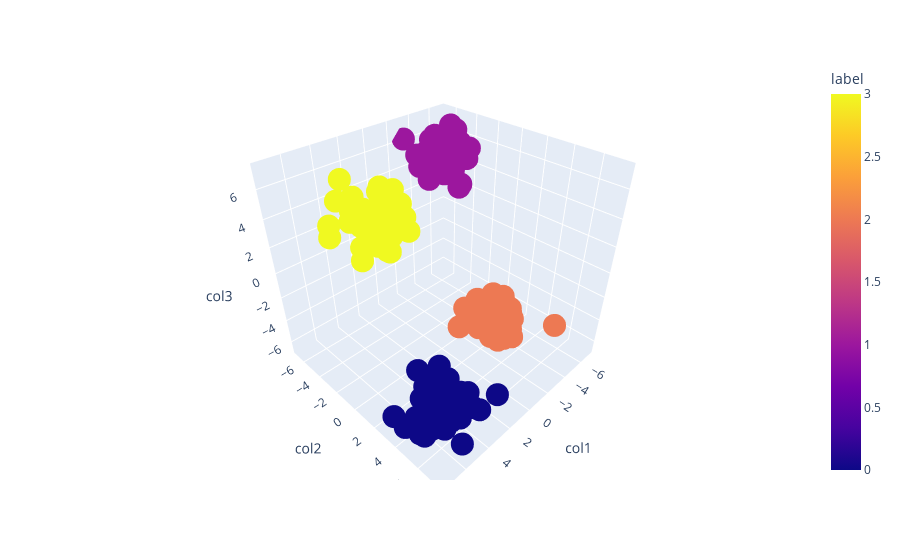

The code cell stored with this chart in its notebook:
### Code cell
fig.show()

### Figure 1 — Plotly figure (JSON) as saved in the notebook; plotly's stock layout.template omitted (floating-point values rounded to 4 significant figures; data arrays with more than 128 entries replaced by an {"elided": "..."} marker saying what was removed)
{"data": [{"hovertemplate": "col1=%{x}<br>col2=%{y}<br>col3=%{z}<br>label=%{marker.color}<extra></extra>", "legendgroup": "", "marker": {"color": {"elided": "200 int values"}, "coloraxis": "coloraxis", "symbol": "circle"}, "mode": "markers", "name": "", "scene": "scene", "showlegend": false, "type": "scatter3d", "x": {"elided": "200 float values"}, "y": {"elided": "200 float values"}, "z": {"elided": "200 float values"}}], "layout": {"coloraxis": {"colorbar": {"title": {"text": "label"}}, "colorscale": [[0, "#0d0887"], [0.1111, "#46039f"], [0.2222, "#7201a8"], [0.3333, "#9c179e"], [0.4444, "#bd3786"], [0.5556, "#d8576b"], [0.6667, "#ed7953"], [0.7778, "#fb9f3a"], [0.8889, "#fdca26"], [1, "#f0f921"]]}, "legend": {"tracegroupgap": 0}, "margin": {"t": 60}, "scene": {"domain": {"x": [0, 1], "y": [0, 1]}, "xaxis": {"title": {"text": "col1"}}, "yaxis": {"title": {"text": "col2"}}, "zaxis": {"title": {"text": "col3"}}}}}
